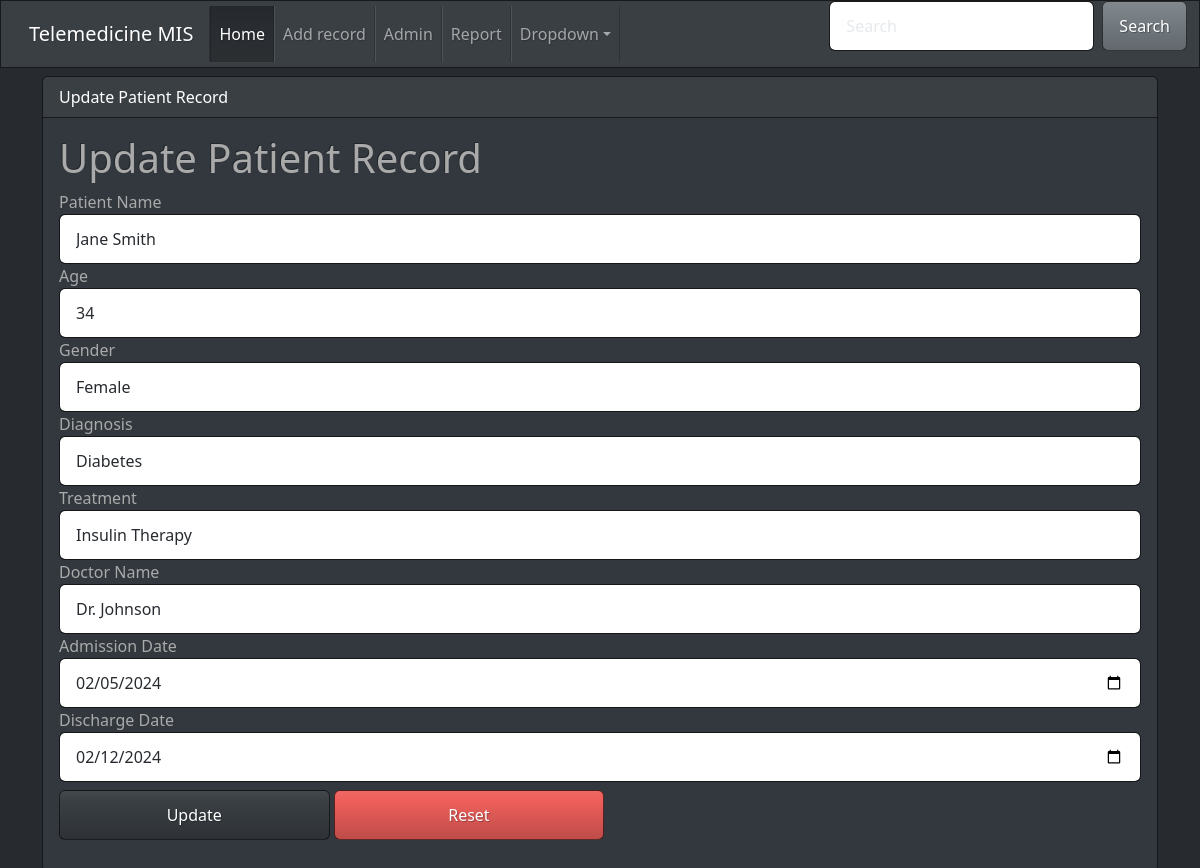
The app's page /update.php?id=2 with its own data.
### tables this page shows
CREATE TABLE patient_records (
    id INT AUTO_INCREMENT PRIMARY KEY,
    patient_name VARCHAR(100) NOT NULL,
    age INT NOT NULL,
    gender VARCHAR(10) NOT NULL,
    diagnosis VARCHAR(255) NOT NULL,
    treatment VARCHAR(255) NOT NULL,
    doctor_name VARCHAR(100) NOT NULL,
    admission_date DATE NOT NULL,
    discharge_date DATE
);

### update.php (the view, shortened to what this page needs)
<?php
include("css.php");
include("nav.php");
$servername = "localhost";
$username = "root";
$password = "";
$dbname = "health_db";
$conn = new mysqli($servername, $username, $password, $dbname);
$id = intval($_GET['id']);
$sql = "SELECT * FROM patient_records WHERE id = $id";
$result = $conn->query($sql);
if ($result->num_rows > 0) {
    $row = $result->fetch_assoc();
} else {
    echo "No record found";
    exit;
}
?>
    <div class="container mt-2">
        <div class="card mt-1">
            <div class="card-header bg-primary text-white">Update Patient Record</div>
            <div class="card-body">
                <h1>Update Patient Record</h1>
                <form method="post" action="update.php?id=<?php echo $id; ?>">
                    <div class="form-group">
                        <label for="patient_name">Patient Name</label>
                        <input type="text" class="form-control" id="patient_name" name="patient_name" value="<?php echo $row['patient_name']; ?>" required>
                    </div>
                    <div class="form-group">
                        <label for="age">Age</label>
                        <input type="number" class="form-control" id="age" name="age" value="<?php echo $row['age']; ?>" required>
                    </div>
                    <div class="form-group">
                        <label for="gender">Gender</label>
                        <select class="form-control" id="gender" name="gender" required>
                            <option value="Female" <?php if ($row['gender'] == 'Female') echo 'selected'; ?>>Female</option>
                        </select>
                    </div>
                    <div class="form-group">
                        <label for="diagnosis">Diagnosis</label>
                        <input type="text" class="form-control" id="diagnosis" name="diagnosis" value="<?php echo $row['diagnosis']; ?>" required>
                    </div>
                    <div class="form-group">
                        <label for="treatment">Treatment</label>
                        <input type="text" class="form-control" id="treatment" name="treatment" value="<?php echo $row['treatment']; ?>" required>
                    </div>
                    <div class="form-group">
                        <label for="doctor_name">Doctor Name</label>
                        <input type="text" class="form-control" id="doctor_name" name="doctor_name" value="<?php echo $row['doctor_name']; ?>" required>
                    </div>
                    <div class="form-group">
                        <label for="admission_date">Admission Date</label>
                        <input type="date" class="form-control" id="admission_date" name="admission_date" value="<?php echo $row['admission_date']; ?>" required>
                    </div>
                    <div class="form-group">
                        <label for="discharge_date">Discharge Date</label>
                        <input type="date" class="form-control" id="discharge_date" name="discharge_date" value="<?php echo $row['discharge_date']; ?>" required>
                    </div>
                    <button type="submit" name="submit" class="btn btn-primary w-25 mt-2">Update</button>
                    <button type="reset" name="reset" class="btn btn-danger w-25 mt-2">Reset</button>
                </form>
            </div>
        </div>
    </div>
</body>
</html>

### records on screen
patient_records: patient_name "Jane Smith", age "34", gender "Female", diagnosis "Diabetes", treatment "Insulin Therapy", doctor_name "Dr. Johnson", admission_date "02/05/2024", discharge_date "02/12/2024"
